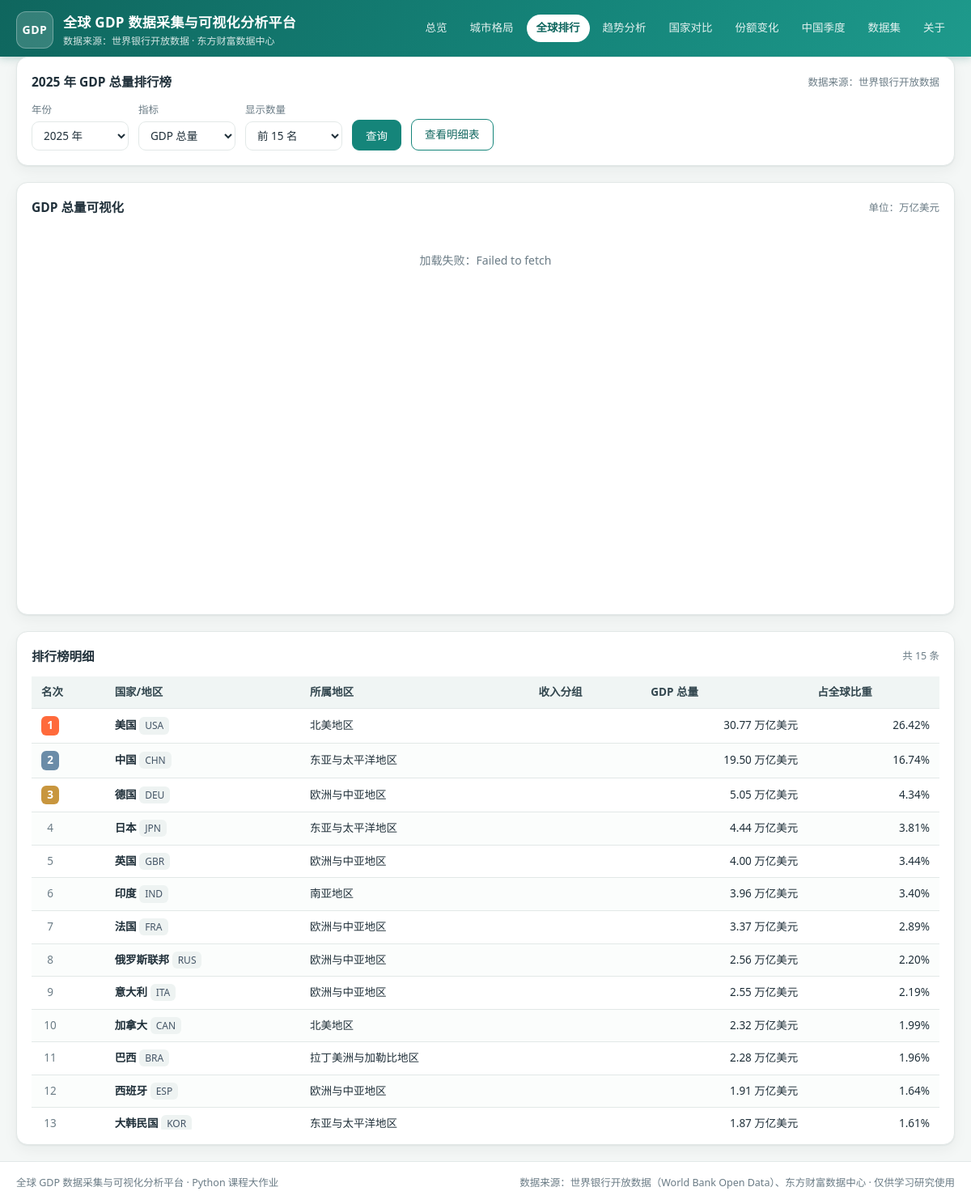
The app's page /rank with its own data.
### tables this page shows
CREATE TABLE country (
    code          TEXT PRIMARY KEY,               -- 世界银行三位代码，如 CHN
    name_cn       TEXT NOT NULL,                  -- 中文名称
    name_en       TEXT,                           -- 英文名称
    region        TEXT,                           -- 所属地区（已转中文）
    income_level  TEXT,                           -- 收入分组（已转中文）
    is_aggregate  INTEGER NOT NULL DEFAULT 0,     -- 1 = “世界/欧盟”这类区域汇总，排行需排除
    updated_at    TEXT
);

CREATE TABLE gdp_annual (
    country_code        TEXT NOT NULL,
    year                INTEGER NOT NULL,
    gdp_usd             REAL,                     -- GDP 总量（现价美元）
    gdp_per_capita_usd  REAL,                     -- 人均 GDP（现价美元）
    source              TEXT,
    collected_at        TEXT,
    PRIMARY KEY (country_code, year)
);

### webapp/app.py (the view)
    @app.route("/rank")
    def page_rank():
        years = dao.get_years()
        year = arg_int("year", years[0] if years else None)
        metric = arg_metric()
        limit = arg_int("limit", 15, 5, 50)
        return render_template("rank.html", years=years, year=year, metric=metric,
                               limit=limit, rows=dao.rank(year, metric, limit),
                               world_total=dao.world_total(year),
                               metric_name=metric_name(metric), nav="rank")

### database/dao.py (called while the page is built)
    def query(self, sql, params=()):
        with self._lock:
            return self.conn.execute(sql, params).fetchall()

    def query_one(self, sql, params=()):
        rows = self.query(sql, params)
        return rows[0] if rows else None

    def get_years(self):
        return [int(r["year"]) for r in self.db.query(
            "SELECT DISTINCT year FROM gdp_annual ORDER BY year DESC")]

    def rank(self, year, metric="gdp", limit=10, real_only=True):
        column = self._METRIC_COLUMN.get(metric, self._METRIC_COLUMN["gdp"])
        sql = ("SELECT a.country_code AS code, c.name_cn, c.name_en, c.region,"
               " %s AS value FROM gdp_annual a JOIN country c ON c.code = a.country_code"
               " WHERE a.year=? AND %s IS NOT NULL" % (column, column))
        params = [int(year)]
        if real_only:
            sql += " AND c.is_aggregate=0"
        sql += " ORDER BY value DESC, code"        # 并列时按国家代码，保证顺序确定
        if limit:                                   # limit=None 表示取全部（导出静态数据时用）
            sql += " LIMIT ?"
            params.append(int(limit))
        return [dict(r) for r in self.db.query(sql, params)]

    def world_total(self, year):
        row = self.db.query_one(
            "SELECT SUM(a.gdp_usd) AS total FROM gdp_annual a"
            " JOIN country c ON c.code=a.country_code"
            " WHERE a.year=? AND c.is_aggregate=0", (int(year),))
        return float(row["total"]) if row and row["total"] else 0.0

### webapp/app.py (called while the page is built)
def metric_name(metric):
    return {"gdp": "GDP 总量", "per_capita": "人均 GDP", "growth": "同比增速"}.get(metric, metric)

### webapp/templates/rank.html (shortened to what this page needs)
{% extends "base.html" %}
{% block content %}
<div class="panel">
  <div class="panel-head">
    <h2>{{ year }} 年 {{ metric_name }}排行榜</h2>
    <span class="hint">数据来源：世界银行开放数据</span>
  </div>
  <form class="toolbar" method="get" action="{{ url_for('page_rank') }}">
    <div class="field">
      <label>年份</label>
      <select name="year">
        {% for y in years %}<option value="{{ y }}" {{ 'selected' if y == year }}>{{ y }} 年</option>{% endfor %}
      </select>
    </div>
    <div class="field">
      <label>指标</label>
      <select name="metric">
        <option value="gdp" {{ 'selected' if metric == 'gdp' }}>GDP 总量</option>
      </select>
    </div>
    <div class="field">
      <label>显示数量</label>
      <select name="limit">
        {% for n in [10, 15, 20, 30, 50] %}<option value="{{ n }}" {{ 'selected' if n == limit }}>前 {{ n }} 名</option>{% endfor %}
      </select>
    </div>
    <button type="submit">查询</button>
    <a class="btn ghost" href="{{ url_for('page_rank', year=year, metric=metric, limit=limit) }}#table">查看明细表</a>
  </form>
</div>
<div class="panel">
  <div class="panel-head">
    <h2>{{ metric_name }}可视化</h2>
    <span class="hint">单位：{% if metric == 'gdp' %}万亿美元{% else %}美元{% endif %}</span>
  </div>
  <div id="chart-rank" class="chart chart-lg"></div>
</div>
<div class="panel" id="table">
  <div class="panel-head">
    <h2>排行榜明细</h2>
    <span class="hint">共 {{ rows|length }} 条</span>
  </div>
  {% if rows %}
  <div class="table-wrap">
    <table class="data">
      <thead>
        <tr>
          <th>名次</th><th>国家/地区</th><th>所属地区</th><th>收入分组</th>
          <th class="num">{{ metric_name }}</th>
          <th class="num">占全球比重</th>
        </tr>
      </thead>
      <tbody>
        {% for row in rows %}
        <tr class="{{ 'top1' if loop.index == 1 }}{{ 'top2' if loop.index == 2 }}{{ 'top3' if loop.index == 3 }}">
          <td><span class="rank-no">{{ loop.index }}</span></td>
          <td><b>{{ row.name_cn }}</b> <span class="tag">{{ row.code }}</span></td>
          <td>{{ row.region }}</td>
          <td>{{ row.income_level }}</td>
          <td class="num">{% if metric == 'gdp' %}{{ row.value|usd }}{% else %}{{ row.value|num }} 美元{% endif %}</td>
          <td class="num">{{ '%.2f%%'|format(row.value / world_total * 100) if world_total and metric == 'gdp' else '-' }}</td>
        </tr>
        {% endfor %}
      </tbody>
    </table>
  </div>
  {% else %}
  <div class="empty">该年份没有数据</div>
  {% endif %}
</div>
{% endblock %}

### webapp/templates/base.html (shortened to what this page needs)
<!DOCTYPE html>
<html lang="zh-CN">
<head>
  <link rel="stylesheet" href="{{ url_for('static', filename='css/style.css') }}">
</head>
<body>
<header class="topbar">
  <div class="container topbar-inner">
    <div class="brand">
      <span class="logo">GDP</span>
      <div class="brand-text">
        <strong>全球 GDP 数据采集与可视化分析平台</strong>
        <small>数据来源：世界银行开放数据 · 东方财富数据中心</small>
      </div>
    </div>
    <nav class="nav">
      <a href="{{ url_for('page_index') }}" class="{{ 'active' if nav == 'index' }}">总览</a>
      <a href="{{ url_for('page_region') }}" class="{{ 'active' if nav == 'region' }}">城市格局</a>
      <a href="{{ url_for('page_rank') }}" class="{{ 'active' if nav == 'rank' }}">全球排行</a>
      <a href="{{ url_for('page_trend') }}" class="{{ 'active' if nav == 'trend' }}">趋势分析</a>
      <a href="{{ url_for('page_compare') }}" class="{{ 'active' if nav == 'compare' }}">国家对比</a>
      <a href="{{ url_for('page_share') }}" class="{{ 'active' if nav == 'share' }}">份额变化</a>
      <a href="{{ url_for('page_china') }}" class="{{ 'active' if nav == 'china' }}">中国季度</a>
      <a href="{{ url_for('page_dataset') }}" class="{{ 'active' if nav == 'dataset' }}">数据集</a>
      <a href="{{ url_for('page_about') }}" class="{{ 'active' if nav == 'about' }}">关于</a>
    </nav>
  </div>
</header>
<main class="container">
  {% block content %}{% endblock %}
</main>
<footer class="footer">
  <div class="container footer-inner">
    <span>全球 GDP 数据采集与可视化分析平台 · Python 课程大作业</span>
    <span>数据来源：世界银行开放数据（World Bank Open Data）、东方财富数据中心 · 仅供学习研究使用</span>
  </div>
</footer>
</body>
</html>

### webapp/static/css/style.css (style rules this page uses)
:root { --primary: #15857A; --primary-dark: #0F665E; --primary-light: #E4F2F0; --accent: #FF6A3B; --ink: #20303A; --muted: #6B7C86; --line: #E2E8E7; --bg: #F4F7F6; --card: #FFFFFF; --shadow: 0 1px 2px rgba(16, 40, 40, .06), 0 6px 18px rgba(16, 40, 40, .05); }
* { box-sizing: border-box; }
body { margin: 0; background: var(--bg); color: var(--ink); font-family: "Microsoft YaHei", "PingFang SC", "Hiragino Sans GB", "Segoe UI", sans-serif; font-size: 14px; line-height: 1.6; }
.container { width: 100%; max-width: 1240px; margin: 0 auto; padding: 0 20px; }
.topbar { background: linear-gradient(120deg, #0F665E 0%, #15857A 60%, #1E9A8C 100%); color: #fff; box-shadow: 0 2px 10px rgba(15, 102, 94, .25); }
.topbar-inner { display: flex; flex-wrap: wrap; align-items: center; justify-content: space-between; gap: 12px; padding-top: 14px; padding-bottom: 10px; }
.brand { display: flex; align-items: center; gap: 12px; }
.logo { display: inline-flex; align-items: center; justify-content: center; width: 46px; height: 46px; border-radius: 12px; background: rgba(255, 255, 255, .16); border: 1px solid rgba(255, 255, 255, .3); font-weight: 700; letter-spacing: .5px; }
.brand-text strong { display: block; font-size: 17px; font-weight: 600; letter-spacing: .3px; }
.brand-text small { display: block; font-size: 12px; opacity: .82; }
.nav { display: flex; flex-wrap: wrap; gap: 4px; padding-bottom: 4px; }
.nav a { color: rgba(255, 255, 255, .88); text-decoration: none; padding: 6px 12px; border-radius: 999px; font-size: 13.5px; transition: background .18s, color .18s; }
.nav a.active { background: #fff; color: var(--primary-dark); font-weight: 600; }
main { padding: 22px 20px 40px; }
.panel { background: var(--card); border: 1px solid var(--line); border-radius: 14px; padding: 18px; box-shadow: var(--shadow); margin-bottom: 20px; }
.panel-head { display: flex; flex-wrap: wrap; align-items: center; justify-content: space-between; gap: 10px; margin-bottom: 12px; }
.panel-head h2 { margin: 0; font-size: 15.5px; font-weight: 600; }
.panel-head .hint { color: var(--muted); font-size: 12.5px; }
.chart { width: 100%; height: 380px; }
.chart-lg { height: 460px; }
.table-wrap { overflow: auto; max-height: 560px; }
table.data { width: 100%; border-collapse: collapse; font-size: 13.5px; }
table.data th, table.data td { padding: 9px 12px; text-align: left; border-bottom: 1px solid var(--line); white-space: nowrap; }
table.data th { background: #F0F5F4; color: #33474F; font-weight: 600; position: sticky; top: 0; }
table.data tbody tr:nth-child(even) { background: #FBFDFC; }
table.data td.num { text-align: right; font-variant-numeric: tabular-nums; }
table.data .rank-no { display: inline-block; min-width: 22px; text-align: center; color: var(--muted); }
table.data tr.top1 .rank-no, table.data tr.top2 .rank-no, table.data tr.top3 .rank-no { color: #fff; border-radius: 6px; padding: 1px 6px; font-weight: 600; }
table.data tr.top1 .rank-no { background: var(--accent); }
table.data tr.top2 .rank-no { background: #6B8CA8; }
table.data tr.top3 .rank-no { background: #C8963E; }
.toolbar { display: flex; flex-wrap: wrap; align-items: flex-end; gap: 12px; }
.field { display: flex; flex-direction: column; gap: 4px; }
.field label { color: var(--muted); font-size: 12.5px; }
select, input[type="text"], input[type="number"] { padding: 7px 10px; border: 1px solid var(--line); border-radius: 9px; background: #fff; color: var(--ink); font-size: 13.5px; font-family: inherit; min-width: 120px; }
button, .btn { padding: 8px 16px; border: 1px solid var(--primary); border-radius: 9px; background: var(--primary); color: #fff; font-size: 13.5px; font-family: inherit; cursor: pointer; text-decoration: none; display: inline-flex; align-items: center; gap: 6px; transition: background .18s, box-shadow .18s; }
button.ghost, .btn.ghost { background: #fff; color: var(--primary-dark); }
.tag { display: inline-block; padding: 1px 7px; border-radius: 6px; background: #EEF3F2; color: #456; font-size: 12px; margin-right: 4px; }
.footer { border-top: 1px solid var(--line); background: #fff; }
.footer-inner { display: flex; flex-wrap: wrap; justify-content: space-between; gap: 6px; padding: 16px 20px; color: var(--muted); font-size: 12.5px; }

### records on screen
country: name_cn "美国", code "USA", region "北美地区", value "30.77 万亿美元", value "26.42%"
country: name_cn "中国", code "CHN", region "东亚与太平洋地区", value "19.50 万亿美元"
gdp_annual: gdp_usd "16.74%"
country: name_cn "德国", code "DEU", region "欧洲与中亚地区", value "5.05 万亿美元"
gdp_annual: gdp_usd "4.34%"
country: name_cn "日本", code "JPN", region "东亚与太平洋地区", value "4.44 万亿美元", value "3.81%"
country: name_cn "英国", code "GBR", region "欧洲与中亚地区", value "4.00 万亿美元"
gdp_annual: gdp_usd "3.44%"
country: name_cn "印度", code "IND", region "南亚地区", value "3.96 万亿美元"
gdp_annual: gdp_usd "3.40%"
country: name_cn "法国", code "FRA", region "欧洲与中亚地区", value "3.37 万亿美元"
gdp_annual: gdp_usd "2.89%"
country: name_cn "俄罗斯联邦", code "RUS", region "欧洲与中亚地区", value "2.56 万亿美元", value "2.20%"
country: name_cn "意大利", code "ITA", region "欧洲与中亚地区", value "2.55 万亿美元"
gdp_annual: gdp_usd "2.19%"
country: name_cn "加拿大", code "CAN", region "北美地区", value "2.32 万亿美元"
gdp_annual: gdp_usd "1.99%"
country: name_cn "巴西", code "BRA", region "拉丁美洲与加勒比地区", value "2.28 万亿美元"
gdp_annual: gdp_usd "1.96%"
country: name_cn "西班牙", code "ESP", region "欧洲与中亚地区", value "1.91 万亿美元"
gdp_annual: gdp_usd "1.64%"
country: name_cn "大韩民国", code "KOR", region "东亚与太平洋地区", value "1.87 万亿美元", value "1.61%"

### other values on screen
{{ year }} "2025"
{{ metric_name }} "GDP 总量"
{{ rows|length }} "15"
form field year "2025 年"
